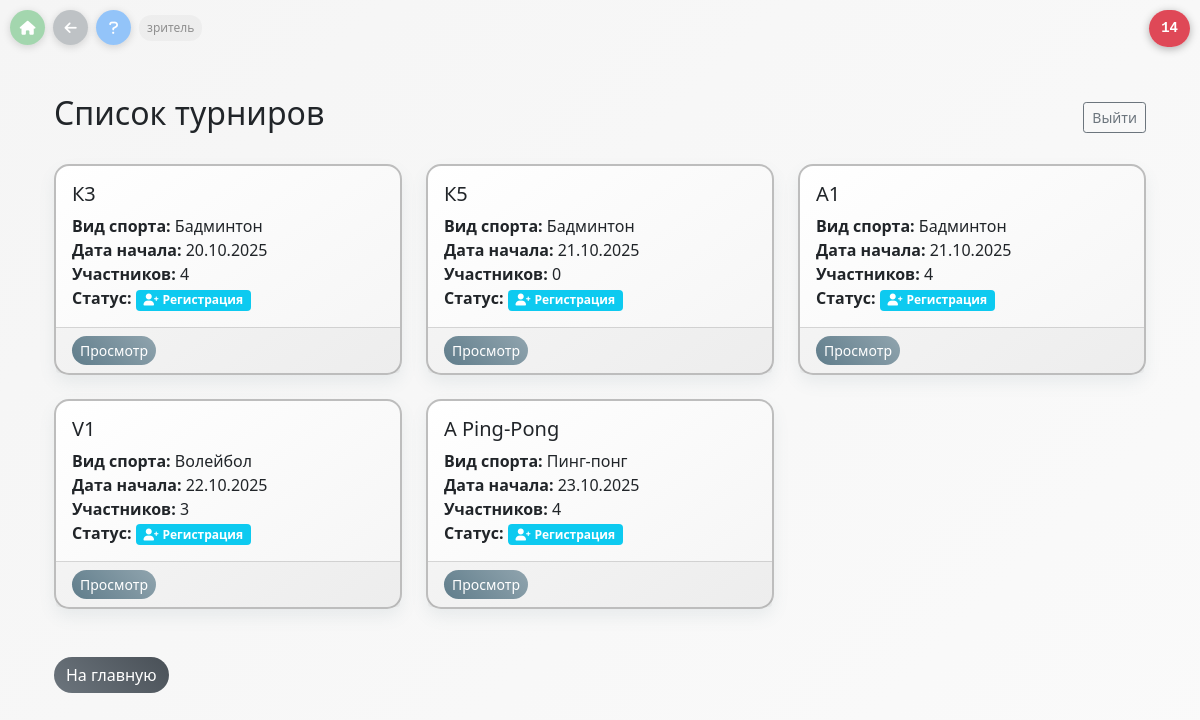
Before: /tournaments-list (signed in) with the older database file.
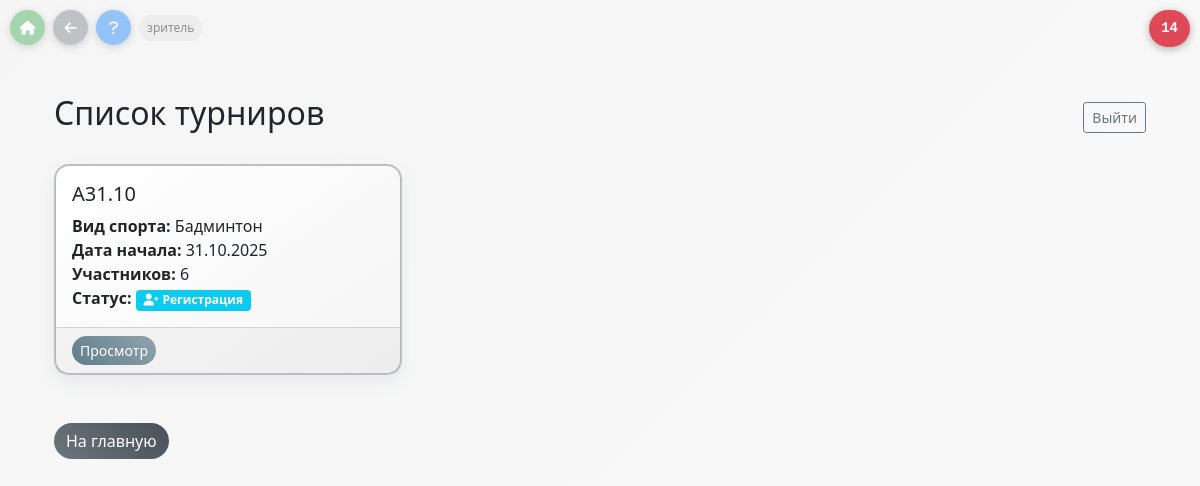
After: the same page with the newer database file.
### models/tournament.py (models this page shows, shortened)
class Tournament(db.Model):
    __tablename__ = 'tournament'
    __table_args__ = {'extend_existing': True}
    id = db.Column(db.Integer, primary_key=True)
    name = db.Column(db.String(100), nullable=False, unique=True)
    description = db.Column(db.Text, nullable=True)  # описание турнира
    sport_type = db.Column(db.String(50), nullable=False, default='пинг-понг')  # пинг-понг, бадминтон, волейбол
    start_date = db.Column(db.Date, nullable=True)
    end_date = db.Column(db.Date, nullable=True)
    max_participants = db.Column(db.Integer, default=32)
    court_count = db.Column(db.Integer, default=4)  # количество площадок
    match_duration = db.Column(db.Integer, default=15)  # продолжительность матча в минутах (пинг-понг)
    break_duration = db.Column(db.Integer, default=2)  # перерыв между матчами в минутах (пинг-понг)
    start_time = db.Column(db.Time, nullable=True)  # время начала матчей
    end_time = db.Column(db.Time, nullable=True)  # время окончания матчей
    points_win = db.Column(db.Integer, default=1)  # очки за победу
    points_draw = db.Column(db.Integer, default=1)  # очки за ничью
    points_loss = db.Column(db.Integer, default=0)  # очки за поражение
    points_to_win = db.Column(db.Integer, default=11)  # количество очков для победы в матче (пинг-понг)
    sets_to_win = db.Column(db.Integer, default=2)  # количество выигранных сетов для победы (пинг-понг)
    status = db.Column(db.String(20), default='регистрация')  # регистрация, активен, завершен
    created_at = db.Column(db.DateTime, default=datetime.utcnow)
    admin_id = db.Column(db.Integer, nullable=True)  # ID администратора турнира

### routes/main.py (the view)
    @app.route('/tournaments-list')
    def tournaments_list_viewer():
        if not session.get('viewer_authenticated'):
            flash('Необходима авторизация', 'error')
            return redirect(url_for('my_tournaments'))
        tournaments = Tournament.query.all()
        for tournament in tournaments:
            participant_count = Participant.query.filter_by(tournament_id=tournament.id).count()
            tournament.participant_count = participant_count
        return render_template('tournaments_list.html',
                             tournaments=tournaments,
                             viewer_name=session.get('viewer_name', ''))

### templates/tournaments_list.html (shortened to what this page needs)
{% extends "base.html" %}
{% block content %}
<div class="container mt-4">
    <div class="row">
        <div class="col-12">
            <div class="d-flex justify-content-between align-items-center mb-4">
                <h2>Список турниров</h2>
                <div>
                    <a href="{{ url_for('my_tournaments') }}" class="btn btn-outline-secondary btn-sm">Выйти</a>
                </div>
            </div>
            {% if tournaments %}
                <div class="row">
                    {% for tournament in tournaments %}
                        <div class="col-md-6 col-lg-4 mb-4">
                            <div class="card h-100">
                                <div class="card-body">
                                    <h5 class="card-title">{{ tournament.name }}</h5>
                                    <p class="card-text">
                                        <strong>Вид спорта:</strong> {{ tournament.sport_type }}<br>
                                        <strong>Дата начала:</strong>
                                        {% if tournament.start_date %}
                                            {{ tournament.start_date.strftime('%d.%m.%Y') }}
                                        {% else %}
                                            Не указана
                                        {% endif %}<br>
                                        <strong>Участников:</strong> {{ tournament.participant_count }}<br>
                                        <strong>Статус:</strong>
                                        {% if tournament.status == 'завершен' %}
                                            <span class="badge bg-success">
                                                <i class="fas fa-flag-checkered me-1"></i>Завершен
                                            </span>
                                        {% elif tournament.status == 'активен' %}
                                            <span class="badge bg-warning">
                                                <i class="fas fa-play me-1"></i>Активен
                                            </span>
                                        {% else %}
                                            <span class="badge bg-info">
                                                <i class="fas fa-user-plus me-1"></i>Регистрация
                                            </span>
                                        {% endif %}
                                    </p>
                                </div>
                                <div class="card-footer">
                                    <a href="{{ url_for('tournament_view', tournament_id=tournament.id) }}"
                                       class="btn btn-primary btn-sm">
                                         Просмотр
                                    </a>
                                </div>
                            </div>
                        </div>
                    {% endfor %}
                </div>
            {% else %}
                <div class="alert alert-info" role="alert">
                    <h4 class="alert-heading">Турниры не найдены</h4>
                    <p>В системе пока нет созданных турниров.</p>
                </div>
            {% endif %}
            <div class="mt-4">
                <a href="{{ url_for('index') }}" class="btn btn-secondary">
                     На главную
                </a>
            </div>
        </div>
    </div>
</div>
{% endblock %}

### templates/base.html (shortened to what this page needs)
<!DOCTYPE html>
<html lang="ru">
<head>
    <link href="https://cdn.jsdelivr.net/npm/bootstrap@5.1.3/dist/css/bootstrap.min.css" rel="stylesheet">
    <link href="https://cdnjs.cloudflare.com/ajax/libs/font-awesome/6.0.0/css/all.min.css" rel="stylesheet">
</head>
<body>
    <div class="page-number-debug" id="pageNumberDebug">--</div>
    {% if request.endpoint == 'index' %}
    <nav class="navbar navbar-light bg-light">
        <div class="container">
            <a class="navbar-brand" href="{{ url_for('index') }}">
                <i class="fas fa-trophy me-2"></i>Quick Score
            </a>
            <div class="theme-selector">
                <div class="theme-options">
                    <div class="theme-option theme-gray">
                        <input type="radio" id="theme-gray" name="theme" value="gray" onchange="changeTheme(this.value)">
                        <label for="theme-gray" title="Серый"></label>
                    </div>
                    <div class="theme-option theme-original-emerald">
                        <input type="radio" id="theme-original-emerald" name="theme" value="original-emerald" onchange="changeTheme(this.value)">
                        <label for="theme-original-emerald" title="Оригинальный изумруд"></label>
                    </div>
                    <div class="theme-option theme-deep-emerald">
                        <input type="radio" id="theme-deep-emerald" name="theme" value="deep-emerald" onchange="changeTheme(this.value)">
                        <label for="theme-deep-emerald" title="Глубокий изумруд"></label>
                    </div>
                    <div class="theme-option theme-bright-emerald">
                        <input type="radio" id="theme-bright-emerald" name="theme" value="bright-emerald" onchange="changeTheme(this.value)">
                        <label for="theme-bright-emerald" title="Яркий изумруд"></label>
                    </div>
                    <div class="theme-option theme-blue">
                        <input type="radio" id="theme-blue" name="theme" value="blue" onchange="changeTheme(this.value)">
                        <label for="theme-blue" title="Голубой"></label>
                    </div>
                    <div class="theme-option theme-red">
                        <input type="radio" id="theme-red" name="theme" value="red" onchange="changeTheme(this.value)">
                        <label for="theme-red" title="Красный"></label>
                    </div>
                    <div class="theme-option theme-purple">
                        <input type="radio" id="theme-purple" name="theme" value="purple" onchange="changeTheme(this.value)">
                        <label for="theme-purple" title="Фиолетовый"></label>
                    </div>
                    <div class="theme-option theme-black">
                        <input type="radio" id="theme-black" name="theme" value="black" onchange="changeTheme(this.value)">
                        <label for="theme-black" title="Чёрный"></label>
                    </div>
                </div>
            </div>
            <div class="navbar-nav nav-buttons-inline">
                <a href="{{ url_for('index') }}" class="nav-btn-inline nav-btn-home" title="На главную">
                    <i class="fas fa-home"></i>
                </a>
                <a href="javascript:history.back()" class="nav-btn-inline nav-btn-back" title="Назад">
                    <i class="fas fa-arrow-left"></i>
                </a>
                <a href="#" class="nav-btn-inline nav-btn-help" title="Помощь" onclick="showHelp()">
                    <i class="fas fa-question"></i>
                </a>
                {% if request.endpoint not in ['referee_test', 'referee_page', 'referee_badminton', 'referee_volleyball', 'referee_pingpong', 'badminton_referee', 'tournaments_list', 'request_token', 'admin_tournament'] %}
                    {% if request.endpoint == 'tournament_spectator' %}
                        <span class="user-name-display ms-2">зритель</span>
                    {% elif session.get('participant_name') or session.get('viewer_name') or session.get('admin_email') %}
                        <span class="user-name-display ms-2">
                            {% if session.get('participant_name') -%}
                                {{ session.get('participant_name') }}
                            {%- elif session.get('viewer_name') or session.get('viewer_authenticated') -%}
                                зритель
                            {%- elif session.get('admin_email') -%}
                                {{ session.get('admin_email') }}
                            {%- endif %}
                        </span>
                    {% endif %}
                {% endif %}
            </div>
            <div class="d-flex w-100 justify-content-between">
                <ul class="navbar-nav">
                    {% if current_user.is_authenticated %}
                    <li class="nav-item dropdown">
                        <a class="nav-link dropdown-toggle" href="#" id="userDropdown" role="button" data-bs-toggle="dropdown">
                            <i class="fas fa-user me-1"></i>{{ current_user.username }}
                        </a>
                        <ul class="dropdown-menu dropdown-menu-end" aria-labelledby="userDropdown">
                            <li><a class="dropdown-item" href="#">Профиль</a></li>
                            <li><a class="dropdown-item" href="#">Настройки</a></li>
                            <li><hr class="dropdown-divider"></li>
                            <li><a class="dropdown-item" href="{{ url_for('logout') }}">Выйти</a></li>
                        </ul>
                    </li>
                    {% endif %}
                </ul>
            </div>
        </div>
    </nav>
    {% else %}
    <div class="floating-nav-buttons">
        <div class="nav-buttons-inline">
            <a href="{{ url_for('index') }}" class="nav-btn-inline nav-btn-home" title="На главную">
                <i class="fas fa-home"></i>
            </a>
            <a href="javascript:history.back()" class="nav-btn-inline nav-btn-back" title="Назад">
                <i class="fas fa-arrow-left"></i>
            </a>
            <a href="#" class="nav-btn-inline nav-btn-help" title="Помощь" onclick="showHelp()">
                <i class="fas fa-question"></i>
            </a>
            {% if request.endpoint not in ['referee_test', 'referee_page', 'referee_badminton', 'referee_volleyball', 'referee_pingpong', 'badminton_referee', 'tournaments_list', 'request_token', 'admin_tournament'] %}
                {% if request.endpoint == 'tournament_spectator' %}
                    <span class="user-name-display">зритель</span>
                {% elif session.get('participant_name') or session.get('viewer_name') or session.get('admin_email') %}
                    <span class="user-name-display">
                        {% if session.get('participant_name') -%}
                            {{ session.get('participant_name') }}
                        {%- elif session.get('viewer_name') or session.get('viewer_authenticated') -%}
                            зритель
                        {%- elif session.get('admin_email') -%}
                            {{ session.get('admin_email') }}
                        {%- endif %}
                    </span>
                {% endif %}
            {% endif %}
        </div>
    </div>
    {% endif %}
    <main class="container {% if request.endpoint != 'index' %}mt-2{% else %}mt-4{% endif %}">
        {% block content %}{% endblock %}
    </main>
</body>
</html>

### templates/base.html (style rules this page uses)
:root { --primary-color: #607d8b; --primary-light: #90a4ae; --primary-dark: #455a64; --accent-color: #78909c; --accent-light: #b0bec5; --bg-primary: #f5f5f5; --bg-secondary: #fafafa; --bg-card: #ffffff; --bg-card-hover: #eeeeee; --border-color: #bdbdbd; --shadow-color: rgba(96, 125, 139, 0.1); --shadow-hover: rgba(96, 125, 139, 0.15); --shadow-strong: rgba(96, 125, 139, 0.3); --float-color: rgba(96, 125, 139, 0.1); --text-primary: #2c3e50; --text-secondary: #6c757d; --success-color: #28a745; --warning-color: #ffc107; --danger-color: #dc3545; --info-color: #17a2b8; }
body { background: linear-gradient(135deg, var(--bg-primary), var(--bg-secondary)); min-height: 100vh; font-family: 'Segoe UI', Tahoma, Geneva, Verdana, sans-serif; transition: all 0.3s ease; padding-top: 70px; }
.card { border: 2px solid var(--border-color); box-shadow: 0 8px 16px var(--shadow-color); border-radius: 15px; background: linear-gradient(145deg, var(--bg-card), var(--bg-primary)); transition: all 0.3s ease; }
.btn-primary { background: linear-gradient(45deg, var(--primary-color), var(--primary-light)); border: none; border-radius: 25px; transition: all 0.3s ease; }
.btn-secondary { background: linear-gradient(45deg, #6c757d, #495057); border: none; border-radius: 25px; transition: all 0.3s ease; }
.nav-buttons-inline { display: flex; flex-direction: row; gap: 8px; align-items: center; }
.nav-btn-inline { width: 35px; height: 35px; border-radius: 50%; display: flex; align-items: center; justify-content: center; font-size: 14px; text-decoration: none; transition: all 0.3s ease; box-shadow: 0 2px 8px rgba(0,0,0,0.15); }
.nav-btn-inline.nav-btn-home { background-color: rgba(40, 167, 69, 0.4); color: white; }
.nav-btn-inline.nav-btn-back { background-color: rgba(108, 117, 125, 0.4); color: white; }
.nav-btn-inline.nav-btn-help { background-color: rgba(0, 123, 255, 0.4); color: white; }
.user-name-display { font-size: 0.75rem; color: rgba(0, 0, 0, 0.4); padding: 4px 8px; border-radius: 12px; background: rgba(0, 0, 0, 0.03); white-space: nowrap; display: inline-block; font-weight: 500; transition: all 0.3s ease; }
.floating-nav-buttons { position: fixed; top: 10px; left: 10px; z-index: 1000; }
.floating-nav-buttons .nav-buttons-inline { display: flex; flex-direction: row; gap: 8px; align-items: center; }
.page-number-debug { position: fixed; top: 10px; right: 10px; background-color: rgba(220, 53, 69, 0.9); color: white; padding: 8px 12px; border-radius: 20px; font-weight: bold; font-size: 14px; z-index: 9999; box-shadow: 0 2px 8px rgba(0,0,0,0.3); font-family: 'Courier New', monospace; min-width: 40px; text-align: center; }

Changed rows visible on the page:
removed Tournament: name "К3", sport_type "Бадминтон", start_date "20.10.2025", participant_count "4", shows "Регистрация"
removed Tournament: name "К5", sport_type "Бадминтон", start_date "21.10.2025", participant_count "0", status "регистрация" (drawn)
removed Tournament: name "А1", sport_type "Бадминтон", start_date "21.10.2025", participant_count "4", shows "Регистрация"
removed Tournament: name "V1", sport_type "Волейбол", start_date "22.10.2025", participant_count "3", shows "Регистрация"
removed Tournament: name "A Ping-Pong", sport_type "Пинг-понг", start_date "23.10.2025", participant_count "4", status "регистрация" (drawn)
added Tournament: name "A31.10", sport_type "Бадминтон", start_date "31.10.2025", participant_count "6", shows "Регистрация"
